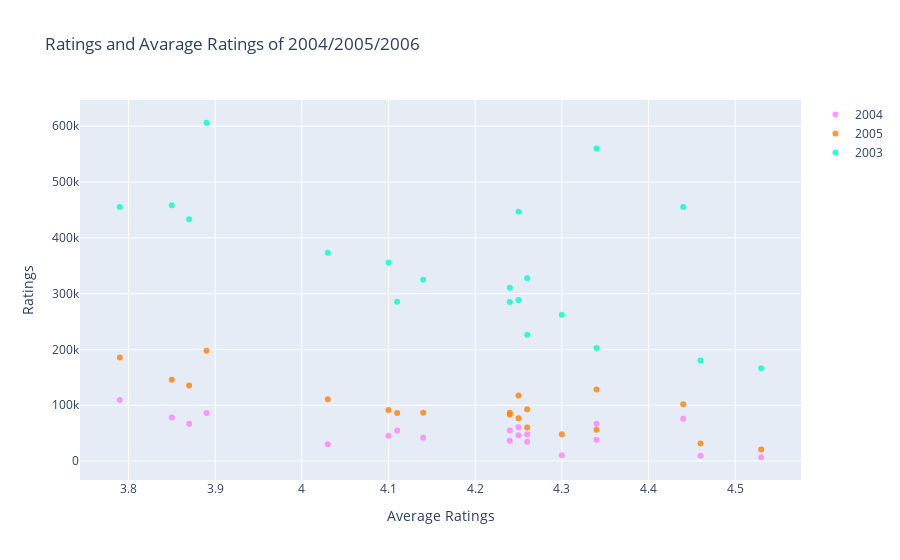

Notebook code for this chart:
### Code cell
df2004 = vamsidhar_books_data[vamsidhar_books_data.original_publication_year == 2004].iloc[:200,:]
df2005 = vamsidhar_books_data[vamsidhar_books_data.original_publication_year == 2005].iloc[:200,:]
df2003 = vamsidhar_books_data[vamsidhar_books_data.original_publication_year == 2003].iloc[:200,:]

import plotly.graph_objs as go
trace1 =go.Scatter(
                    x = data1.average_rating,
                    y = data1.R1,
                    mode = "markers",
                    name = "2004",
                    marker = dict(color = 'rgba(255, 128, 255, 0.8)'),
                    text= df2004.authors)
trace2 =go.Scatter(
                    x = data1.average_rating,
                    y = data1.R2,
                    mode = "markers",
                    name = "2005",
                    marker = dict(color = 'rgba(255, 128, 2, 0.8)'),
                    text= df2005.authors)
trace3 =go.Scatter(
                    x = data1.average_rating,
                    y = data1.R3,
                    mode = "markers",
                    name = "2003",
                    marker = dict(color = 'rgba(0, 255, 200, 0.8)'),
                    text= df2003.authors)
data = [trace1, trace2, trace3]
layout = dict(
              xaxis= dict(title= 'Average Ratings',ticklen= 9,zeroline= False),
              yaxis= dict(title= 'Ratings',ticklen= 9,zeroline= False),
              title = "Ratings and Avarage Ratings of 2004/2005/2006"
             )
fig = dict(data = data, layout = layout)
iplot(fig)

### Figure 1 — Plotly figure (JSON) as saved in the notebook; plotly's stock layout.template omitted (floating-point values rounded to 4 significant figures; data arrays with more than 128 entries replaced by an {"elided": "..."} marker saying what was removed)
{"data": [{"marker": {"color": "rgba(255, 128, 255, 0.8)"}, "mode": "markers", "name": "2004", "text": {"elided": "200 str values"}, "type": "scatter", "x": [4.34, 4.44, 4.25, 3.89, 4.26, 4.25, 3.79, 3.85, 4.24, 4.26, 4.24, 4.14, 3.87, 4.1, 4.11, 4.3, 4.53, 4.34, 4.03, 4.46], "y": [66715, 75504, 60427, 86236, 47994, 46023, 109383, 77841, 54700, 34288, 36315, 41845, 66854, 45225, 54835, 10492, 6716, 38031, 30144, 9528]}, {"marker": {"color": "rgba(255, 128, 2, 0.8)"}, "mode": "markers", "name": "2005", "text": {"elided": "200 str values"}, "type": "scatter", "x": [4.34, 4.44, 4.25, 3.89, 4.26, 4.25, 3.79, 3.85, 4.24, 4.26, 4.24, 4.14, 3.87, 4.1, 4.11, 4.3, 4.53, 4.34, 4.03, 4.46], "y": [127936, 101676, 117415, 197621, 92723, 76784, 185520, 145740, 86485, 59980, 82870, 86425, 135147, 91270, 86051, 48030, 20413, 55862, 110498, 31577]}, {"marker": {"color": "rgba(0, 255, 200, 0.8)"}, "mode": "markers", "name": "2003", "text": {"elided": "200 str values"}, "type": "scatter", "x": [4.34, 4.44, 4.25, 3.89, 4.26, 4.25, 3.79, 3.85, 4.24, 4.26, 4.24, 4.14, 3.87, 4.1, 4.11, 4.3, 4.53, 4.34, 4.03, 4.46], "y": [560092, 455024, 446835, 606158, 327550, 288649, 455042, 458429, 284852, 226062, 310297, 324874, 433432, 355756, 285413, 262010, 166129, 202332, 373060, 180210]}], "layout": {"title": {"text": "Ratings and Avarage Ratings of 2004/2005/2006"}, "xaxis": {"ticklen": 9, "title": {"text": "Average Ratings"}, "zeroline": false}, "yaxis": {"ticklen": 9, "title": {"text": "Ratings"}, "zeroline": false}}}
